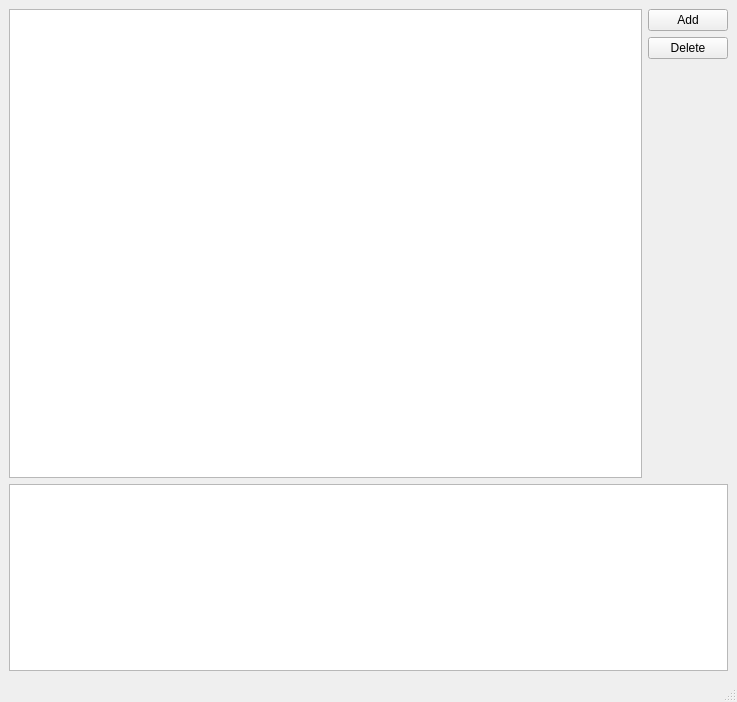
<?xml version="1.0" encoding="UTF-8"?>
<ui version="4.0">
 <class>MainWindow</class>
 <widget class="QMainWindow" name="MainWindow">
  <property name="geometry">
   <rect>
    <x>0</x>
    <y>0</y>
    <width>737</width>
    <height>702</height>
   </rect>
  </property>
  <property name="windowTitle">
   <string>MainWindow</string>
  </property>
  <widget class="QWidget" name="centralwidget">
   <layout class="QVBoxLayout" name="verticalLayout_2" stretch="5,2">
    <item>
     <layout class="QHBoxLayout" name="horizontalLayout">
      <item>
       <widget class="ImageViewOnly" name="image_view"/>
      </item>
      <item>
       <layout class="QVBoxLayout" name="verticalLayout">
        <item>
         <widget class="QPushButton" name="btn_add">
          <property name="text">
           <string>Add</string>
          </property>
         </widget>
        </item>
        <item>
         <widget class="QPushButton" name="btn_delete">
          <property name="text">
           <string>Delete</string>
          </property>
         </widget>
        </item>
        <item>
         <spacer name="verticalSpacer">
          <property name="orientation">
           <enum>Qt::Orientation::Vertical</enum>
          </property>
          <property name="sizeHint" stdset="0">
           <size>
            <width>20</width>
            <height>40</height>
           </size>
          </property>
         </spacer>
        </item>
       </layout>
      </item>
     </layout>
    </item>
    <item>
     <widget class="ThumbnailListView" name="listview_image"/>
    </item>
   </layout>
  </widget>
  <widget class="QMenuBar" name="menubar">
   <property name="geometry">
    <rect>
     <x>0</x>
     <y>0</y>
     <width>737</width>
     <height>21</height>
    </rect>
   </property>
  </widget>
  <widget class="QStatusBar" name="statusbar"/>
 </widget>
 <customwidgets>
  <customwidget>
   <class>ImageViewOnly</class>
   <extends>QGraphicsView</extends>
   <header location="global">custom_widget/image_view_only.h</header>
  </customwidget>
  <customwidget>
   <class>ThumbnailListView</class>
   <extends>QListView</extends>
   <header location="global">custom_widget/thumb_view/thumbnail_list_view.h</header>
  </customwidget>
 </customwidgets>
 <resources/>
 <connections/>
</ui>
